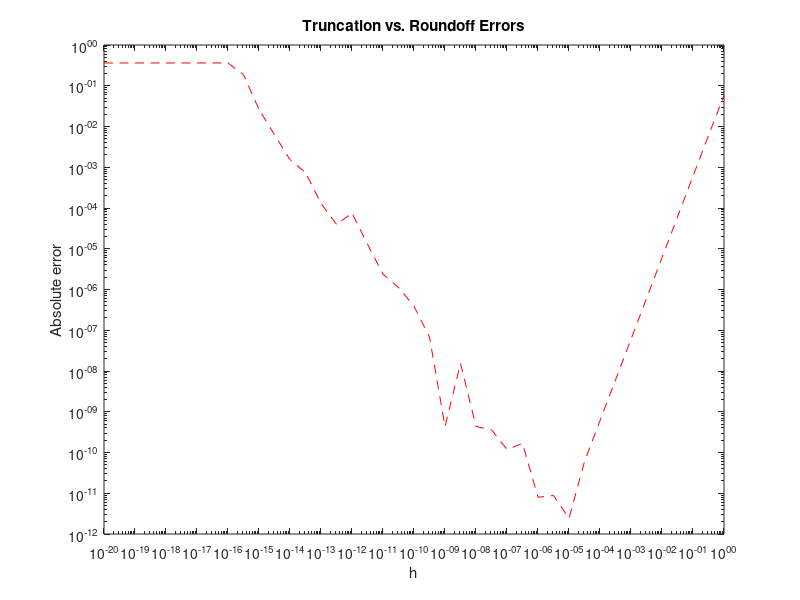

Write the MATLAB code that produced this figure.
%%%%%%%%%%%%%%%%%%%%%%%%%%%
% Fall 2018 Math 8600 w/ Xue 
%   Homework 1   
%
% Question
%   2.14
%
% Notes
%   Copied directly from book with minor changes
%
% Author
%   Trevor Squires
%%%%%%%%%%%%%%%%%%%%%%%%%%%

clear
clc
close all;

x0 = 1.2;
f0 = sin(x0);
fp = cos(x0);
i = -20:0.5:0;
h = 10.^i;
err = abs(fp-(sin(x0+h)-sin(x0-h))/2./h);
d_err = f0/2*h;
figure();
loglog(h,err,'r--');
hold on
xlabel('h')
ylabel('Absolute error');
title('Truncation vs. Roundoff Errors')
